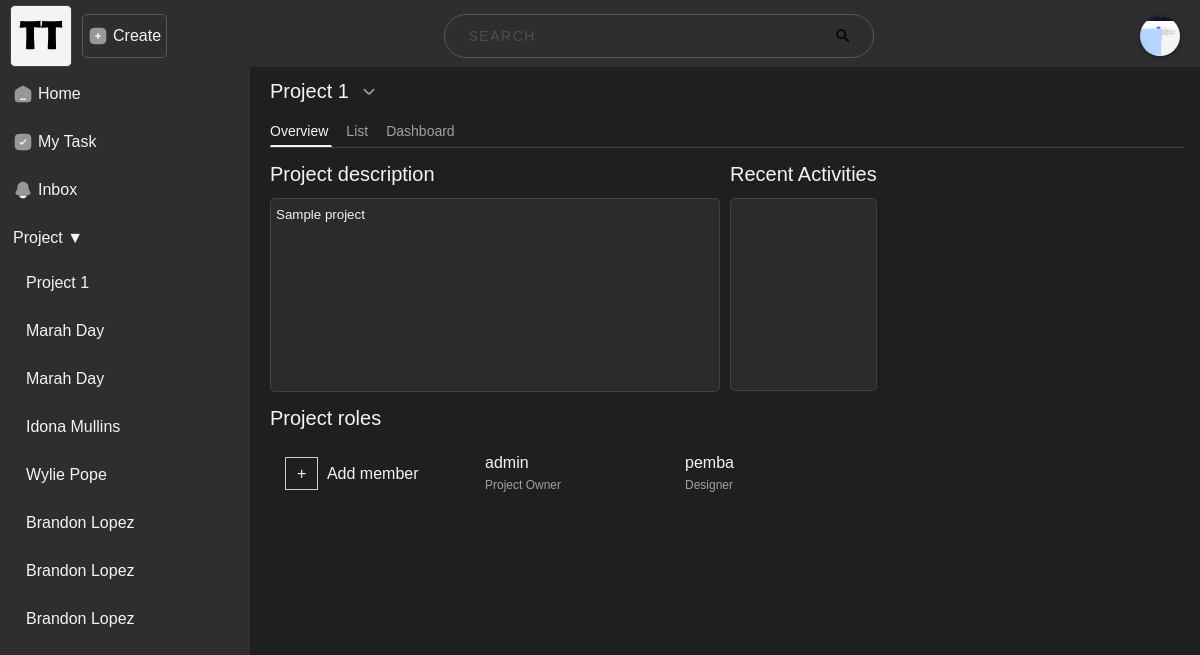
The page /project-view/2 (signed in) on the database its author committed.
### base/models.py (models this page shows)
class UserProfile(models.Model):
    user = models.OneToOneField(User, on_delete=models.CASCADE)
    profile_picture = models.ImageField(upload_to='profile_pictures', null=True, blank=True)

class Projects(models.Model):
    PRIORITY_CHOICES = [
        ("", "Select Priority"),
        ("H", "High"),
        ("M", "Medium"),
        ("L", "Low"),
    ]
    project_id = models.AutoField(primary_key=True)
    user_id = models.ManyToManyField(User, through="ProjectUsers")
    project_name = models.CharField(max_length=255)
    description = models.CharField(max_length=255)
    start_date = models.DateField()
    end_date = models.DateField()
    priority = models.CharField(max_length=1, choices=PRIORITY_CHOICES, default="")
    def __str__(self):
        return self.project_name

class ProjectUsers(models.Model):
    projectusers_id = models.AutoField(primary_key=True)
    user_id = models.ForeignKey(User, on_delete=models.CASCADE, blank=True, null=True)
    project_id = models.ForeignKey(
        Projects, on_delete=models.CASCADE, blank=True, null=True
    )
    is_project_owner = models.BooleanField(default=False)
    user_role = models.CharField(max_length=50)

### base/views.py (the view)
# urls.py: path("project-view/<int:project_id>", project_view, name ="project_view"),
def project_view(request, project_id):
    project_queryset = Projects.objects.filter(project_id=project_id)[0]
    task_instances = Tasks.objects.filter(project_id=project_id)
    memberlist_instances = ProjectUsers.objects.filter(project_id=project_id)
    for member in memberlist_instances:
        user = member.user_id.username
        is_owner = member.is_project_owner
        print(user)
        print(is_owner)
    fields = project_queryset._meta.fields
    for field in fields:
        print(f"{field.name}: {getattr(project_queryset, field.name)}")
    context = {
        "project_id": project_id,
        "project_queryset": project_queryset,
        "project_title": capitalized_string(project_queryset.project_name),
        "task_instances": task_instances,
        "memberlist_instances": memberlist_instances,
    }
    return render(request, "project.html", context)

### base/templatetags/customtags.py (called while the page is built)
@register.simple_tag
def list_of_projects(username):
    desired_user = User.objects.get(username=username)
    user_projects = Projects.objects.filter(projectusers__user_id=desired_user)
    return user_projects

### base/utils.py (called while the page is built)
def capitalized_string(input_string):
    capitalized_string = ' '.join(word.capitalize() for word in input_string.split())
    return capitalized_string

### base/templates/project.html (shortened to what this page needs)
{% extends "base.html" %}
{% load static %}
{% block content %}
<div class='main-content project-wrapper'>
    <div class='heading-content sticky-heading'>
        <div class='heading-style'>
            <div class='project-link project-wrapper project_menu_toggle'>
                <p class='project-name'> {{project_title}} </p>
                <div class="project-dropdown">
                    <div class="svg-img">
                        <img src="{% static 'image/arrow_down.svg' %}" alt="">
                    </div>
                </div>
            </div>
        </div>
    </div>
    <div class="tab-btns">
        <div class="heading-nav between-verticle-line tab-btn active" onclick="openTab(event, 'tab1')">Overview
        </div>
        <div class="heading-nav between-verticle-line tab-btn" onclick="openTab(event, 'tab2')">List</div>
        <div class="heading-nav between-verticle-line tab-btn" onclick="openTab(event, 'tab3')">Dashboard</div>
    </div>
    <div class="bottom-line"></div>
    <div class="tab-content div-space-top active" id="tab1">
        <div class="overview-section">
            <div class="project-desc_and_project-activities">
                <div class="project-desc">
                    <div class="heading-style">
                        <p>Project description</p>
                    </div>
                    <div class="project-desc-textarea textarea-style">
                        <textarea name="" id="" cols="50" rows="6"
                            placeholder="What's this project about?">{{project_queryset.description}}</textarea>
                    </div>
                </div>
                <div class="recent-activities">
                    <div class="heading-style">
                        <p>Recent Activities</p>
                    </div>
                    <ul id="activity-list">
                    </ul>
                </div>
            </div>
            <div class="project-role-container">
                <div class="heading-style">
                    <p>Project roles</p>
                </div>
                <div class='user-role-container'>
                    <div class='user-content add-member' onclick='addmember_popup_toggle()'>
                        <p><span class='border-around-plus'>+</span> Add member</p>
                    </div>
                    <div class="members-list">
                        {% for member in memberlist_instances %}
                        <div class="member user-content" data-project-id="{{project_id}}">
                            <div class="user-role-flex">
                                <span class="username"
                                    data-user-id="{{member.user_id}}">{{member.user_id.username}}</span>
                                {% if not member.is_projectowner %}
                                <p class='user-role'>{{member.user_role}}</p>
                                {% endif %}
                            </div>
                        </div>
                        {% endfor %}
                    </div>
                </div>
            </div>
        </div>
    </div>
</div>
{% endblock %}

### base/templates/base.html (shortened to what this page needs)
<html lang="en">
<head>
    {% load static %}
    {% load customtags %}
    <link rel="stylesheet" href="{% static 'css/styles.css' %}">
    <link rel="stylesheet" href="{% static 'css/tab-style.css' %}">
</head>
<body>
    <div class="navbar">
        <div class="logo-container">
            <a href="{% url 'home' %}">
                <div class="logo collapse-toggle-btn">
                    <img src="{% static 'image/teamtrack_logo.png' %}" alt="logo">
            </a>
        </div>
    </div>
    <a href="{% url 'create_project' %}">
        <div class="create-project-btn popup-btn overlay-border related-btn-img">
            <img class="svg-img" src="{% static 'image/add-square.svg' %}" alt="create">
            <p>Create</p>
        </div>
    </a>
    <div class="search__container">
        <input class="search__input" type="text" placeholder="Search">
    </div>
    <div class="navbar-right">
        {% if user.is_authenticated %}
        {% if user.userprofile.profile_picture %}
        <img id="popup-btn" src="{{ user.userprofile.profile_picture.url }}" alt="Profile Picture">
        {% else %}
        <button class="profpic" id="popup-btn" style="color: black;">{% get_initials_of_fullname request.user.username %}</button>
        {% endif %}
        {% endif %}
    </div>
    <div class="sidebar">
        <ul>
            <li class="related-btn-img">
                <a href="{% url 'home' %}" class="full-width">
                    <img src="{% static 'image/home.svg' %}" alt="">
                    Home
                </a>
            </li>
            <li class="related-btn-img">
                <a href="#" class="full-width">
                    <img src="{% static 'image/check-square.svg' %}">
                    My Task
                </a>
            </li>
            <li class="related-btn-img">
                <a href="#" class="full-width">
                    <img src="{% static 'image/bell.svg' %}" alt="">
                    Inbox
                </a>
            </li>
            <li>
                <div class="collapsible-project">Project ▼</div>
                <div class="collapsible-content">
                    <div class="project-scroll-container">
                        <div class="project-item sidebar-project" id="projectListContainer">
                            <ul>
                                {% if user.is_authenticated %}
                                {% list_of_projects request.user.username as user_projects %}
                                {% for user_project in user_projects %}
                                <li><a href="{% url 'project_view' user_project.project_id %}">{{ user_project }}</a>
                                </li>
                                {% endfor %}
                                {% endif %}
                            </ul>
                        </div>
                    </div>
                </div>
            </li>
        </ul>
    </div>
    <div class="container">
        {% block content %}
        {% endblock %}
    </div>
</body>
</html>

### static/css/tab-style.css (style rules this page uses)
.tab-btns { display: flex; }
.tab-btn { cursor: pointer; background-color: var(--color-background-weak); color: var(--color-text-weak); border-radius: 5px 5px 0 0; }
.tab-btn.active { color: var(--color-text-active); background-color: var(--color-card-background); position: relative; }
.tab-btn.active::after { content: ""; position: absolute; bottom: 0; left: 0; width: 90%; height: 2px; background-color: var(--color-text-active); border-radius: 5px 5px 0 0; animation: slideIn 0.3s ease-in-out; }
.tab-content { display: none; }
.tab-content.active { display: block; }

### base/templates/base.html (style rules this page uses)
.logo img { width: 60px; height: 60px; border: 1px solid var(--color-border); border-radius: 5px; background-color: var(--color-text); }
.navbar-right img { height: 40px; width: 40px; border-radius: 50%; object-fit: cover; }
.sidebar { width: 250px; color: white; height: 100vh; top: 65; overflow-y: auto; background-color: var(--sidebar-bgcolor); position: fixed; }
.sidebar ul { list-style: none; padding: 10px 0; }
.sidebar li { margin-bottom: 10px; padding: 3px 8px; }
.sidebar a { border-radius: 5px; padding: 0 5px; text-decoration: none; font-size: 16px; color: var(--color-text); }
.sidebar a.full-width { display: flex; align-items: center; text-decoration: none; color: var(--color-text); padding: 0 5px; font-size: 16px; width: 100%; }
.collapsible-project { cursor: pointer; padding: 0 5px; }
.collapsible-content { display: block; padding-left: 5px; }

### base/templates/project.html (style rules this page uses)
.svg-img { cursor: pointer; }
.project-desc_and_project-activities { display: flex; gap: 10px; }
.recent-activities #activity-list { background-color: var(--color-background-weak-hover-deprecated); padding: 0 22px; font-size: 15px; border-radius: 5px; border: 1px solid var(--color-border); height: 191px; overflow-y: auto; }

### rows shown on the page
Projects: project_name "Project 1", description "Sample project"
Projects: project_name "Marah Day"
Projects: project_name "Marah Day"
Projects: project_name "Idona Mullins"
Projects: project_name "Wylie Pope"
Projects: project_name "Brandon Lopez"
Projects: project_name "Brandon Lopez"
Projects: project_name "Brandon Lopez"
ProjectUsers: user_id.username "admin", user_role "Project Owner"
ProjectUsers: user_id.username "pemba", user_role "Designer"
